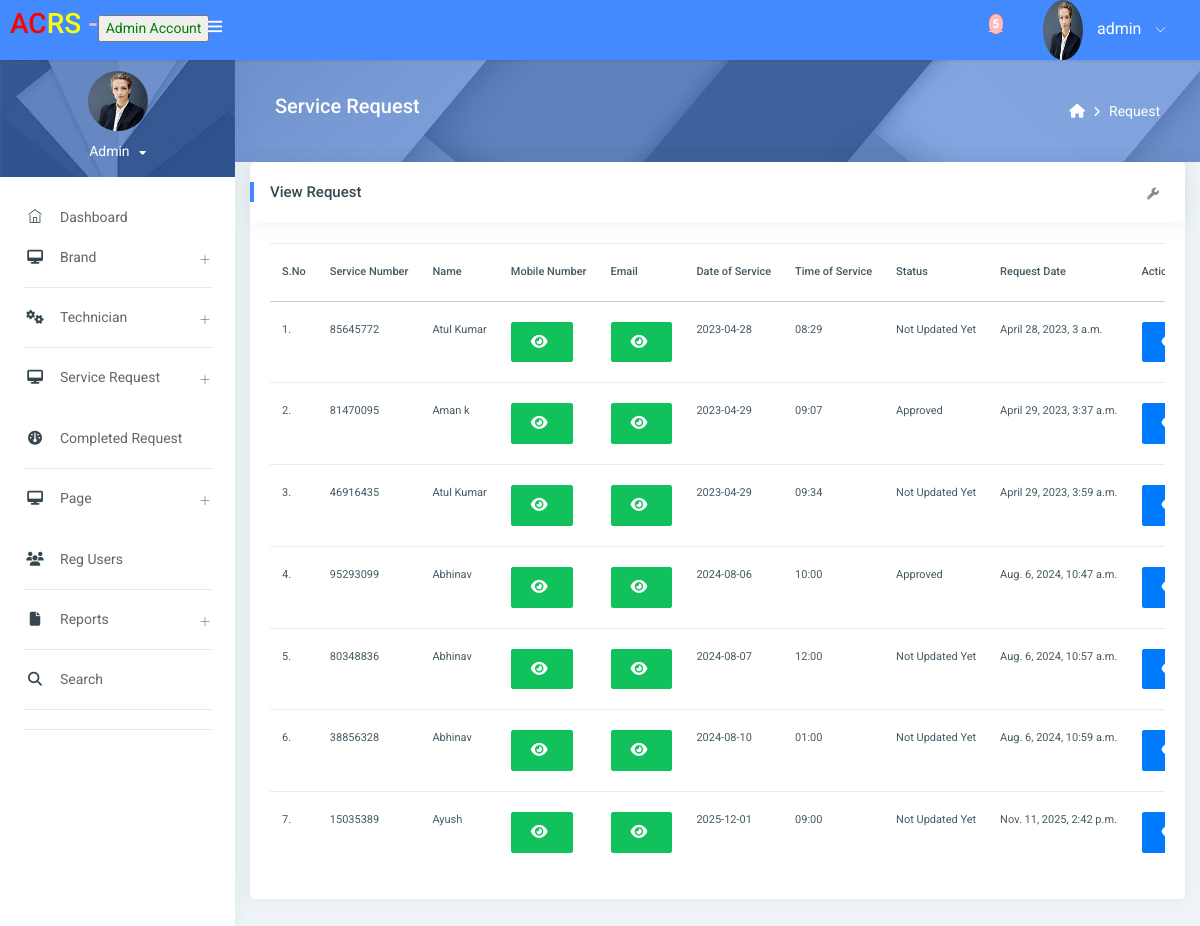
Page /requestlist/ (signed in) on the committed database.
### myapp/models.py (models this page shows, shortened)
class Request(models.Model):
    register = models.ForeignKey(Register, on_delete=models.CASCADE, null=True, blank=True)
    brand = models.ForeignKey(Brand, on_delete=models.CASCADE, null=True, blank=True)
    technician = models.ForeignKey(Technician, on_delete=models.CASCADE, null=True, blank=True)
    actype = models.CharField(max_length=100, null=True, blank=True)
    accapacity = models.CharField(max_length=100, null=True, blank=True)
    natureofproblem = models.CharField(max_length=100, null=True, blank=True)
    description = models.CharField(max_length=100, null=True, blank=True)
    servicenumber = models.CharField(max_length=100, null=True, blank=True)
    address = models.CharField(max_length=100, null=True, blank=True)
    dateofservice = models.CharField(max_length=100, null=True, blank=True)
    suitabletime = models.CharField(max_length=100, null=True, blank=True)
    totalprice = models.CharField(max_length=100, null=True, blank=True)
    status = models.CharField(max_length=100, default="Not Updated Yet", null=True, blank=True)
    creationdate = models.DateTimeField(auto_now_add=True)

class Register(models.Model):
    user = models.ForeignKey(User, on_delete=models.CASCADE, null=True, blank=True)
    mobile = models.CharField(max_length=100, null=True, blank=True)
    creationdate = models.DateTimeField(auto_now_add=True)

### myapp/views.py (the view)
# urls.py: path('requestlist/', requestlist, name="requestlist"),
def requestlist(request):
    user = request.GET.get('technician')
    action = request.GET.get('action')
    data = Request.objects.filter()
    if action == "New":
        data = data.filter(status="Not Updated Yet")
    elif action == "Approved":
        data = data.filter(status="Approved")
    elif action == "Cancelled":
        data = data.filter(status="Cancelled")
    elif action == "Completed":
        data = data.filter(status="Completed")
    elif action == "Total":
        data = data.filter()
    if user:
        data = data.filter(register__user__id=user)
        data2 = data.filter().first()
    register = Register.objects.filter(user=request.user)
    technician = Technician.objects.filter(user=request.user)
    if request.user.is_staff:
        return render(request, "new_request1.html", locals())
    elif register:
        data = data.filter(register__user=request.user)
        return render(request, "user_new_request.html", locals())
    else:
        data = data.filter(technician=technician.first())
        return render(request, "new_request.html", locals())

### myapp/templatetags/cutom_tags.py (called while the page is built)
@register.simple_tag
def pendingbook(data, data2):
    pending = Request.objects.filter(status='Not Updated Yet')
    return pending

### myapp/templates/new_request1.html (shortened to what this page needs)
{% extends 'admin_index.html' %}
{% block body %}
<link rel="stylesheet" href="https://cdnjs.cloudflare.com/ajax/libs/font-awesome/6.2.0/css/all.min.css" />
<div class="page-header">
    <div class="page-block">
        <div class="row align-items-center">
            <div class="col-md-8">
                <div class="page-header-title">
                    <h5 class="m-b-10">{{request.GET.action}} Service Request</h5>
                </div>
            </div>
            <div class="col-md-4">
                <ul class="breadcrumb-title">
                    <li class="breadcrumb-item">
                        <a href="/requestlist/"> <i class="fa fa-home"></i> </a>
                    </li>
                    <li class="breadcrumb-item"><a href="#!">{{request.GET.action}} Request</a>
                    </li>
                </ul>
            </div>
        </div>
    </div>
</div>
  <div class="container">
<div class="row">
    <div class="col-sm-12">
        <div class="card">
            <div class="card-header">
                        <h5>View {{request.GET.action}} Request</h5>
                        <div class="card-header-right">
                            <ul class="list-unstyled card-option">
                                <li><i class="fa fa fa-wrench open-card-option"></i></li>
                            </ul>
                        </div>
                    </div>
                    <div class="card-block table-border-style">
                        <div class="table-responsive">
                            <table class="table">
                                <thead>
                                <tr>
                                    <th>S.No</th>
                                    <th>Service Number</th>
                                    <th>Name</th>
                                    <th>Mobile Number</th>
                                    <th>Email</th>
                                    <th>Date of Service</th>
                                    <th>Time of Service</th>
                                    <th>Status</th>
                                    <th>Request Date</th>
                                    <th>Action</th>
                                </tr>
                                </thead>
                                <tbody>
                                {% for i in data %}
                                <tr>
                                    <td>{{forloop.counter}}.</td>
                                    <td>{{i.servicenumber}}</td>
                                    <td>{{i.register.user.first_name}}</td>
                                    <td>
                                      <button type="button" class="btn btn-success" id="email-btn-{{forloop.counter}}" onclick="togglePassword('email-{{forloop.counter}}', this.id)"><i class="fa fa-eye"></i></button>
                                    </td>
                                    <td>
                                      <button type="button" class="btn btn-success" id="mobile-btn-{{forloop.counter}}" onclick="togglePassword('mobile-{{forloop.counter}}', this.id)"><i class="fa fa-eye"></i></button>
                                    </td>
                                    <td>{{i.dateofservice}}</td>
                                    <td>{{i.suitabletime}}</td>
                                    <td>{{i.status}}</td>
                                    <td>{{i.creationdate}}</td>
                                    <td>
                                        <a href="{% url 'request_detail' i.id %}">
                                            <button type="button" class="btn btn-primary"><i class="fa fa-eye"></i>
                                            </button>
                                        </a>
                                    </td>
                                </tr>
                                {% endfor %}
                                </tbody>
                            </table>
                        </div>
                    </div>
                </div>
            </div>
        </div>
    </div>
</div>
{% endblock %}

### myapp/templates/admin_index.html (shortened to what this page needs)
<!DOCTYPE html>
{% load static %}
{% load cutom_tags %}
<html lang="en">
<head>
    <link rel="stylesheet" href="https://cdnjs.cloudflare.com/ajax/libs/font-awesome/4.7.0/css/font-awesome.min.css">
    <link rel="stylesheet" href="{% static 'assets/pages/waves/css/waves.min.css' %}" type="text/css" media="all">
    <link rel="stylesheet" type="text/css" href="{% static 'assets/css/bootstrap/css/bootstrap.min.css' %}">
    <link rel="stylesheet" href="{% static 'assets/pages/waves/css/waves.min.css' %}" type="text/css" media="all">
    <link rel="stylesheet" type="text/css" href="{% static 'assets/icon/themify-icons/themify-icons.css' %}">
    <link rel="stylesheet" type="text/css" href="{% static 'assets/icon/font-awesome/css/font-awesome.min.css' %}">
    <link rel="stylesheet" type="text/css" href="{% static 'assets/css/jquery.mCustomScrollbar.css' %}">
    <link rel="stylesheet" href="https://www.amcharts.com/lib/3/plugins/export/export.css" type="text/css" media="all"/>
    <link rel="stylesheet" type="text/css" href="{% static 'assets/css/style.css' %}">
</head>
<body>
<div id="pcoded" class="pcoded">
    <div class="pcoded-container navbar-wrapper">
        <nav class="navbar header-navbar pcoded-header">
            <div class="navbar-wrapper">
                <div class="navbar-logo">
                    <a class="mobile-menu waves-effect waves-light" id="mobile-collapse" href="#!">
                        <i class="ti-menu"></i>
                    </a>
                    <h3><span style="color:red">AC<span style="color:yellow">RS <span style="color:Lightpink">-</span></span></span></span></h3>
                    <button><span style="color:green">Admin Account</span></button>
                </div>
                <div class="navbar-container container-fluid">
                    <ul class="nav-right">
                        {% pendingbook '' '' as pending %}
                        <ul class="nav-right">
                          <li class="header-notification">
                              <a href="#!" class="waves-effect waves-light">
                                  <span class="badge bg-c-red">{{pending.count}}</span>
                              </a>
                          </li>
                        <li class="user-profile header-notification">
                            <a href="#!" class="waves-effect waves-light">
                                <img src="{% static 'assets/images/avatar-3.jpg' %}" class="img-radius"
                                     alt="User-Profile-Image">
                                <span>{{request.user.username}}</span>
                                <i class="ti-angle-down"></i>
                            </a>
                        </li>
                    </ul>
                    </ul>
                </div>
            </div>
        </nav>
        <div class="pcoded-main-container">
            <div class="pcoded-wrapper">
                <nav class="pcoded-navbar">
                    <div class="pcoded-inner-navbar main-menu">
                        <div class="">
                            <div class="main-menu-header">
                                <img class="img- img-radius" src="{% static 'assets/images/avatar-3.jpg' %}"
                                     alt="User-Profile-Image">
                                <div class="user-details">
                                    <span id="more-details">{{request.user.username}}<i
                                            class="fa fa-caret-down"></i></span>
                                </div>
                            </div>
                        </div>
                        <br/>
                        <ul class="pcoded-item pcoded-left-item">
                            <li class="">
                                <a href="/dashboard/" class="waves-effect waves-dark">
                                    <span class="pcoded-micon"><i class="ti-home"></i><b>D</b></span>
                                    <span class="pcoded-mtext" data-i18n="nav.dash.main">Dashboard</span>
                                </a>
                            </li>
                            <ul class="pcoded-item pcoded-left-item">
                                <li class="pcoded-hasmenu">
                                    <a href="javascript:void(0)" class="waves-effect waves-dark">
                                        <span class="pcoded-micon"><i class="fa fa-desktop"></i></span>
                                        <span class="pcoded-mtext"
                                              data-i18n="nav.basic-components.main">Brand</span>
                                    </a>
                                </li>
                            </ul>
                            <li class="pcoded-hasmenu">
                                <a href="javascript:void(0)" class="waves-effect waves-dark">
                                    <span class="pcoded-micon"><i class="fa fa-cogs"></i></span>
                                    <span class="pcoded-mtext"
                                          data-i18n="nav.basic-components.main">Technician</span>
                                </a>
                            </li>
                        </ul>
                        <ul class="pcoded-item pcoded-left-item">
                            <li class="pcoded-hasmenu">
                                <a href="javascript:void(0)" class="waves-effect waves-dark">
                                    <span class="pcoded-micon"><i class="fa fa-desktop"></i></span>
                                    <span class="pcoded-mtext"
                                          data-i18n="nav.basic-components.main">Service Request</span>
                                </a>
                            </li>
                            <br>
                            <ul class="pcoded-item pcoded-left-item">
                                <li class="pcoded-hasmenu ">
                                <li class="">
                                    <a href="/requestlist/?action=Completed" class="waves-effect waves-dark">
                                        <span class="pcoded-micon"><i class="fa fa-dashboard"></i></span>
                                        <span class="pcoded-mtext"
                                              data-i18n="nav.menu-levels.menu-level-23">Completed Request</span>
                                    </a>
                                </li>
                            </ul>
                            <ul class="pcoded-item pcoded-left-item">
                                <li class="pcoded-hasmenu">
                                    <a href="javascript:void(0)" class="waves-effect waves-dark">
                                        <span class="pcoded-micon"><i class="fa fa-desktop"></i></span>
                                        <span class="pcoded-mtext"
                                              data-i18n="nav.basic-components.main">Page</span>
                                    </a>
                                </li>
                                <br>
                                <ul class="pcoded-item pcoded-left-item">
                                    <li class="pcoded-hasmenu ">
                                    <li class="">
                                        <a href="/reg_user/" class="waves-effect waves-dark">
                                            <span class="pcoded-micon"><i class="fa fa-users"></i></span>
                                            <span class="pcoded-mtext"
                                                  data-i18n="nav.menu-levels.menu-level-23">Reg Users</span>
                                        </a>
                                    </li>
                                </ul>
                                <li class="pcoded-hasmenu">
                                    <a href="javascript:void(0)" class="waves-effect waves-dark">
                                        <span class="pcoded-micon"><i class="fa fa-file"></i></span>
                                        <span class="pcoded-mtext" data-i18n="nav.basic-components.main">Reports</span>
                                    </a>
                                </li>
                            </ul>
                            <ul class="pcoded-item pcoded-left-item">
                                <li class="pcoded-hasmenu ">
                                <li class="">
                                    <a href="/admin_search_request/" class="waves-effect waves-dark">
                                        <span class="pcoded-micon"><i class="fa fa-search"></i></span>
                                        <span class="pcoded-mtext"
                                              data-i18n="nav.menu-levels.menu-level-23">Search</span>
                                    </a>
                                </li>
                            </ul>
                        </ul>
                    </div>
                </nav>
                <div class="pcoded-content">
                    {% block body %}
                    {% endblock %}
                </div>
            </div>
        </div>
    </div>
</body>
</html>

### myapp/templates/new_request1.html (style rules this page uses)
img { width: 60px; height: 60px; }
.table-responsive { font-size:11px; }
td { padding:0px; }

### rows in the picture
Request: servicenumber "85645772", register.user.first_name "Atul Kumar", dateofservice "2023-04-28", suitabletime "08:29", status "Not Updated Yet", creationdate "April 28, 2023, 3 a.m."
Request: servicenumber "81470095", register.user.first_name "Aman k", dateofservice "2023-04-29", suitabletime "09:07", status "Approved", creationdate "April 29, 2023, 3:37 a.m."
Request: servicenumber "46916435", register.user.first_name "Atul Kumar", dateofservice "2023-04-29", suitabletime "09:34", status "Not Updated Yet", creationdate "April 29, 2023, 3:59 a.m."
Request: servicenumber "95293099", register.user.first_name "Abhinav", dateofservice "2024-08-06", suitabletime "10:00", status "Approved", creationdate "Aug. 6, 2024, 10:47 a.m."
Request: servicenumber "80348836", register.user.first_name "Abhinav", dateofservice "2024-08-07", suitabletime "12:00", status "Not Updated Yet", creationdate "Aug. 6, 2024, 10:57 a.m."
Request: servicenumber "38856328", register.user.first_name "Abhinav", dateofservice "2024-08-10", suitabletime "01:00", status "Not Updated Yet", creationdate "Aug. 6, 2024, 10:59 a.m."
Request: servicenumber "15035389", register.user.first_name "Ayush", dateofservice "2025-12-01", suitabletime "09:00", status "Not Updated Yet", creationdate "Nov. 11, 2025, 2:42 p.m."

### other values in the picture
{{ pending.count }} "5"
{{ request.user.username }} "admin"
{{ request.user.username }} "Admin"
